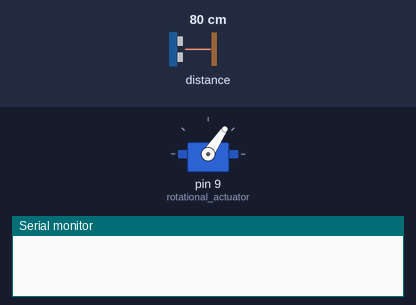
The sketch below on a simulated Arduino Uno, built with avr-gcc and run on an emulated ATmega328P. Shown: servo, the last lines printed to the serial monitor. The test bench sets the inputs (shaded band); at power-on: distance to the obstacle 80 cm.

Above: at 0.15 s.
At 2.75 s:
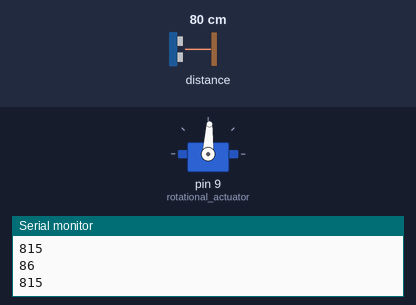
At 5.4 s:
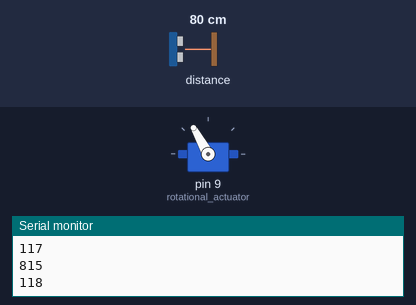
At 10.7 s:
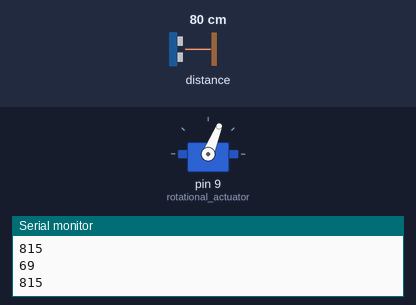
Timing chart, 0 to 15.3 s (numbered marks = the images above):
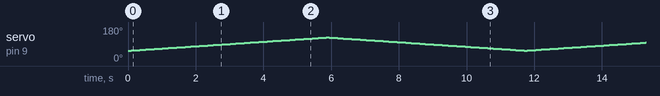

The sketch:

distance_comm.ino
```cpp
/*The system uses polar coordiantes with a bias.
 *The bias is on the radial coordinate due to the geomety of the test setup.
 *The bias r0 is 15 mm.
 *The core sends the bias filtered data to the communication port when serial port is opened.
 *The measurement presicion is defined by the rho_sensor.
 *For any problem, please contact selman dinc
 *SDA == A4
 *SCLK == A5
 *COM10
 */
#include "Adafruit_VL53L0X.h"
#include "Servo.h"
Servo rotational_actuator;

int precision = 1;
int lowlimit = 55;
int highlimit = 125;
int theta = lowlimit;
boolean servo_direction = true;
int bias = 15;

Adafruit_VL53L0X rho_sensor = Adafruit_VL53L0X();

void setup() {
  pinMode(9,OUTPUT);
  rotational_actuator.attach(9);
  rotational_actuator.write(theta);
  delay(100);
  Serial.begin(115200);
  while (! Serial) {
    delay(100);
  }
  if (!rho_sensor.begin()) {
    while(true){
      digitalWrite(9, HIGH);
      delay(1000);
      digitalWrite(9, LOW);
      delay(1000);
    }
  }
}


void loop() {
 if (servo_direction == true){ theta = theta + precision; if(theta >= highlimit){servo_direction = false;}}
 else {theta = theta - precision; if(theta <= lowlimit){servo_direction = true;}}

  rotational_actuator.write(theta);
  delay(25);
  VL53L0X_RangingMeasurementData_t measure;
  rho_sensor.rangingTest(&measure, false);
  if (measure.RangeStatus != 4) {
    int rho = measure.RangeMilliMeter + bias;
    Serial.println(rho);
    delay(25);
    Serial.println(theta);
  } else {
    Serial.println(0);
    delay(25);
    Serial.println(0);
  }
}
```
